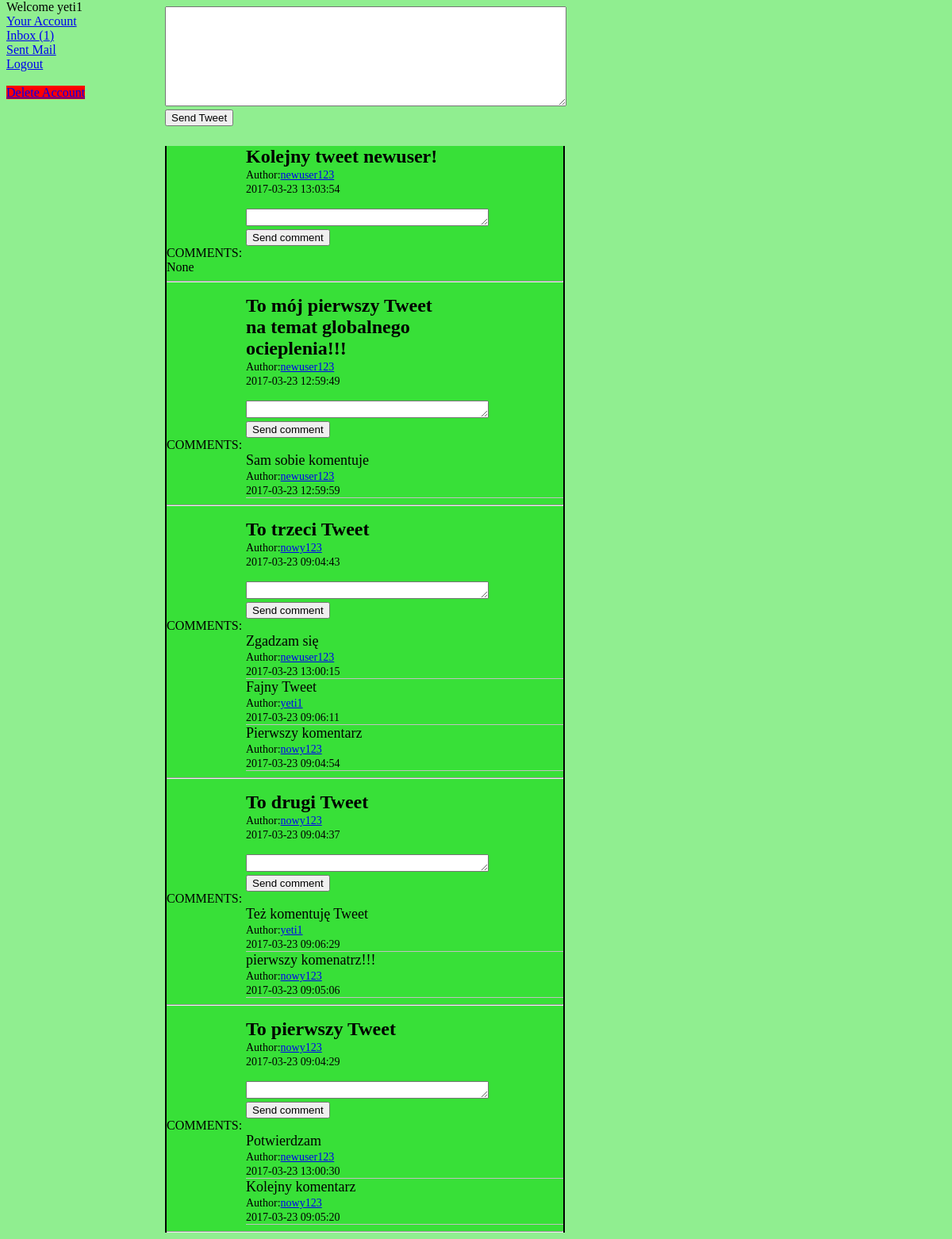
/Views/main.php (signed in), run on the app's committed database.
### tables this page shows
CREATE TABLE `Tweet` (
  `id` int(11) NOT NULL,
  `userId` int(11) NOT NULL,
  `text` varchar(140) NOT NULL,
  `creationDate` datetime NOT NULL
);

CREATE TABLE `Users` (
  `id` int(11) NOT NULL,
  `username` varchar(255) NOT NULL,
  `email` varchar(255) NOT NULL,
  `password` varchar(60) NOT NULL
);

CREATE TABLE `Comment` (
  `id` int(11) NOT NULL,
  `userId` int(11) NOT NULL,
  `tweetId` int(11) NOT NULL,
  `creationDate` datetime NOT NULL,
  `text` varchar(100) NOT NULL
);

### Model/Messages.php (called while the page is built, shortened)
<?php
class Messages{
    static public function loadAllMessagesByStatus0(PDO $conn, $receiverId){
        $sql = 'Select * From `Messages` Where `receiverId` = :receiverId And `status` = 0 Order By `creationDate` Desc;';
        $messArr = [];
        try{
            $query = $conn->prepare($sql);
            $result = $query->execute(['receiverId' => $receiverId]);
            if ($result && $query->rowCount() > 0){
            $allMessages = $query->fetchAll();
                foreach ($allMessages as $mess){
                    $loadedMess = new Messages();
                    $loadedMess->id = $mess['id'];
                    $loadedMess->senderId = $mess['senderId'];
                    $loadedMess->receiverId = $mess['receiverId'];
                    $loadedMess->creationDate = $mess['creationDate'];
                    $loadedMess->status = $mess['status'];
                    $loadedMess->text = $mess['text'];
                    $messArr[] = $loadedMess;
                }
                return $messArr;
            }
        }catch (PDOException $ex){
            echo $ex->getMessage();
        }
        return null;
    }
}

### Model/Tweet.php (called while the page is built, shortened)
<?php
class Tweet{
    private $id, $userId, $text, $creationDate;
    public function __construct() {
        $this->id = -1;
    }
    function getId() {
        return $this->id;
    }
    function getUserId() {
        return $this->userId;
    }
    function getText() {
        return $this->text;
    }
    function getCreationDate() {
        return $this->creationDate;
    }
    function setUserId($userId) {
        $this->userId = $userId;
    }
    function setText($text) {
        $this->text = $text;
    }
    function setCreationDate($creationDate) {
        $this->creationDate = $creationDate;
    }
    static public function loadAllTweets(PDO $conn){
        $sql = 'Select * From `Tweet` Order By `creationDate` Desc;';
        $tweetArr = [];
        try{
            $query = $conn->prepare($sql);
            $result = $query->execute();
            if ($result && $query->rowCount() > 0){
            $allTweets = $query->fetchAll();
                foreach ($allTweets as $tweet){
                    $loadedTweet = new Tweet();
                    $loadedTweet->id = $tweet['id'];
                    $loadedTweet->userId = $tweet['userId'];
                    $loadedTweet->text = $tweet['text'];
                    $loadedTweet->creationDate = $tweet['creationDate'];
                    $tweetArr[] = $loadedTweet;
                }
                return $tweetArr;
            }
        }catch (PDOException $ex){
            echo $ex->getMessage();
        }
        return null;
    }
}

### Model/Users.php (called while the page is built, shortened)
<?php
class Users{
    private $id, $username, $email, $password;
    public function __construct() {
        $this->id = -1;
    }
    public function getId() {
        return $this->id;
    }
    public function getUsername() {
        return $this->username;
    }
    public function setUsername($username) {
        $this->username = $username;
    }
    public function setPassword($password) {
        return $this;
    }
    static public function loadUserById(PDO $conn, $id){
        if ($id){
            $sql = 'Select * From `Users` Where `id`= :id;';
            try{
                $query = $conn->prepare($sql);
                $result = $query->execute(['id' => $id]);
                if ($result && $query->rowCount() > 0){
                $row = $query->fetch();
                $loadedUser = new Users();
                $loadedUser->id = $row['id'];
                $loadedUser->username = $row['username'];
                $loadedUser->email = $row['email'];
                $loadedUser->password = $row['password'];
                return $loadedUser;
                }
            }catch (PDOException $ex){
                echo $ex->getMessage();
            }
        }
        return null;
    }
}

### Model/Comment.php (called while the page is built, shortened)
<?php
class Comment{
    private $id, $userId, $tweetId, $creationDate, $text;
    public function getUserId() {
        return $this->userId;
    }
    public function getCreationDate() {
        return $this->creationDate;
    }
    public function getText() {
        return $this->text;
    }
    public function setUserId($userId) {
        $this->userId = $userId;
    }
    public function setCreationDate($creationDate) {
        $this->creationDate = $creationDate;
    }
    public function setText($text) {
        $this->text = $text;
    }
    static public function loadAllCommentsByTweetId(PDO $conn, $tweetId){
        $sql = 'Select * From `Comment` Where `tweetId` = :tweetId Order By `creationDate` Desc;';
        $commArr = [];
        try{
            $query = $conn->prepare($sql);
            $result = $query->execute(['tweetId' => $tweetId]);
            if ($result && $query->rowCount() > 0){
            $allComms = $query->fetchAll();
                foreach ($allComms as $comm){
                    $loadedComm = new Comment();
                    $loadedComm->id = $comm['id'];
                    $loadedComm->userId = $comm['userId'];
                    $loadedComm->tweetId = $comm['tweetId'];
                    $loadedComm->creationDate = $comm['creationDate'];
                    $loadedComm->text = $comm['text'];
                    $commArr[] = $loadedComm;
                }
                return $commArr;
            }
        }catch (PDOException $ex){
            echo $ex->getMessage();
        }
        return null;
    }
}

### Views/main.php (the view, shortened to what this page needs)
<?php
    require_once '../Controller/MessagesController.php';
    $newmessages = Messages::loadAllMessagesByStatus0($conn, $_SESSION['id']);
    $numberOfNewMessages = count($newmessages);
?>
<!DOCTYPE html>
<html>
    <head>
        <link rel="stylesheet" href="css/style.css" type="text/css">
    </head>
    <body>
        <div class="panel">
            <?php
            echo "Welcome ".$_SESSION['username']."<br>";
            ?>
            <a href="yourAcc.php">Your Account</a><br>
            <a href="Inbox.php">Inbox<?php echo " (".$numberOfNewMessages.")";?></a><br>
            <a href="SentMail.php">Sent Mail</a><br>
            <a href="logout.php">Logout</a><br><br>
            <a href="deleteAcc.php" id="deletebutton">Delete Account</a>
        </div>
        <div class="posty">
            <form method="POST">
            <textarea maxlength="140" id="text" name="textarea"></textarea>
            <input type="submit" name="tweet" id="button1" value="Send Tweet">
            </form>
        </div>
        <div class="all">
            <?php
                $array = Tweet::loadAllTweets($conn);
                if(count($array) > 0){
                    foreach ($array as $tweet1){
                        echo '<p class="tweets"><span class="text1">'.$tweet1->getText().'</span><br>';
                        $authorOfTweet = Users::loadUserById($conn, $tweet1->getUserId());
                        echo '<span class="text2">Author:<a href="userReview.php?id='.$authorOfTweet->getId().'">'.$authorOfTweet->getUsername().'</a><br>';
                        echo $tweet1->getCreationDate().'</span></p>';
                        $tweetId = $tweet1->getId();
                        echo '<div class="comment"><form method="POST">'
                            . '<textarea maxlength=100 id="text2" name="commentext"></textarea>';
                        echo '<input type="submit" name="comment" value="Send comment">'
                            .'<input type=\'hidden\' name=\'tweetId\' value='.$tweetId.'>'
                            . '</form></div>';
                        echo 'COMMENTS:<br>';
                        $allcomments = Comment::loadAllCommentsByTweetId($conn, $tweetId);
                        if (count($allcomments) > 0){
                            foreach($allcomments as $comment){
                                echo '<div class="comtext"><span class="text3">'.$comment->getText().'</span><br>';
                                $autorOfComment = Users::loadUserById($conn, $comment->getUserId());
                                echo '<span class=text2>Author:<a href="userReview.php?id='.$autorOfComment->getId().'">'.$autorOfComment->getUsername().'</a><br>';
                                echo $comment->getCreationDate().'</span></div>';
                            }
                        } else {
                            echo "None";
                        }
                        echo '<hr>';
                    }
                }
            ?>
        </div>
    </body>
</html>

### Views/css/style.css (style rules this page uses)
#deletebutton { background-color: red; }
.panel { width: 20%; position: fixed; top: 0; float: left; }
.posty { margin-left: 200px; margin-right: 400px; }
#text { width: 500px; height: 120px; margin-right: 400px; }
#text2 { width: 300px; height: 16px; }
.all { background-color: #38e038; margin-top: 25px; margin-left: 200px; margin-right: 300px; width: 500px; border-left: 2px black solid; border-right: 2px black solid; }
.tweets { word-wrap: break-word; margin-left: 100px; margin-right: 150px; }
.comment { margin-left: 100px; }
.comtext { margin-left: 100px; border-bottom: 1px silver solid; }
.text1 { font-size: 24px; font-weight: bold; }
.text2 { font-size: 14px; }
.text3 { font-size: 18px; }

### Views/main.php (style rules this page uses)
body { background-color: lightgreen; }

### data on the page
tweet: text "Kolejny tweet newuser!", userId.username "newuser123", creationDate "2017-03-23 13:03:54", shows "None"
tweet: text "To mój pierwszy Tweet na temat globalnego ocieplenia!!!", userId.username "newuser123", creationDate "2017-03-23 12:59:49"
comment: text "Sam sobie komentuje", userId.username "newuser123", creationDate "2017-03-23 12:59:59"
tweet: text "To trzeci Tweet", userId.username "nowy123", creationDate "2017-03-23 09:04:43"
comment: text "Zgadzam się", userId.username "newuser123", creationDate "2017-03-23 13:00:15"
comment: text "Fajny Tweet", userId.username "yeti1", creationDate "2017-03-23 09:06:11"
comment: text "Pierwszy komentarz", userId.username "nowy123", creationDate "2017-03-23 09:04:54"
tweet: text "To drugi Tweet", userId.username "nowy123", creationDate "2017-03-23 09:04:37"
comment: text "Też komentuję Tweet", userId.username "yeti1", creationDate "2017-03-23 09:06:29"
comment: text "pierwszy komenatrz!!!", userId.username "nowy123", creationDate "2017-03-23 09:05:06"
tweet: text "To pierwszy Tweet", userId.username "nowy123", creationDate "2017-03-23 09:04:29"
comment: text "Potwierdzam", userId.username "newuser123", creationDate "2017-03-23 13:00:30"
comment: text "Kolejny komentarz", userId.username "nowy123", creationDate "2017-03-23 09:05:20"

### other printed values
$_SESSION['username'] "yeti1"
$numberOfNewMessages "1"
